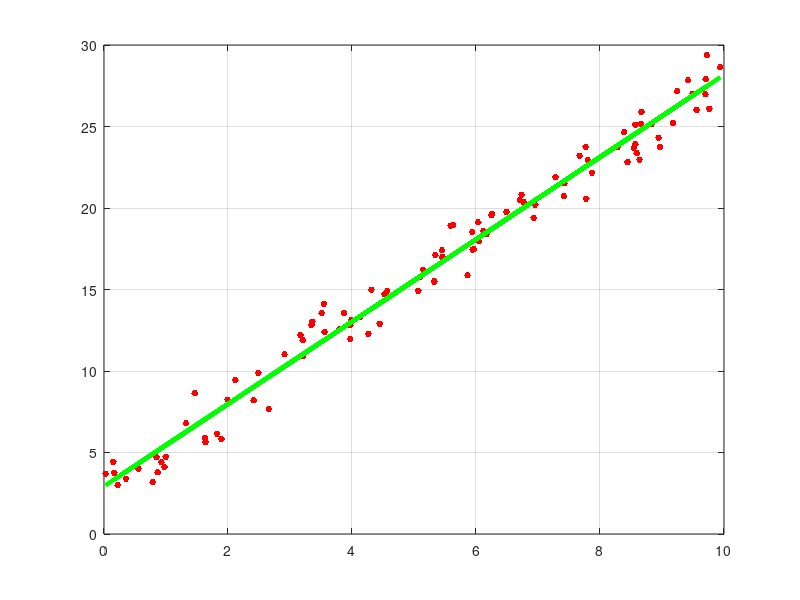

Recreate this plot in MATLAB.
%% Lecture 2-1 Liner Regression
% Author: AKHTAR JAMIL
% Linear regression Demo
%% Setting environment
close all;
clc;
clear;

%% Linear regression

% number of observations
n = 100;
%add some noise to data
noise = randn(n,1);

% generate some random data
x= rand(n,1)*10;
y = 3+ 2.5*x+noise;

plot(x,y,'r.', 'MarkerSize',15);
grid on

X = [ones(n,1) x];

%perform least square methods for linear regression to find b0 and b1
%b = regress(y,X);

% or Use \ operator to find b0 abd b1
b2 = X\y;

% fit  the line b0 + b1*x
pred= X*b2;
hold on;
plot(x,pred,'g-', 'LineWidth',3)
